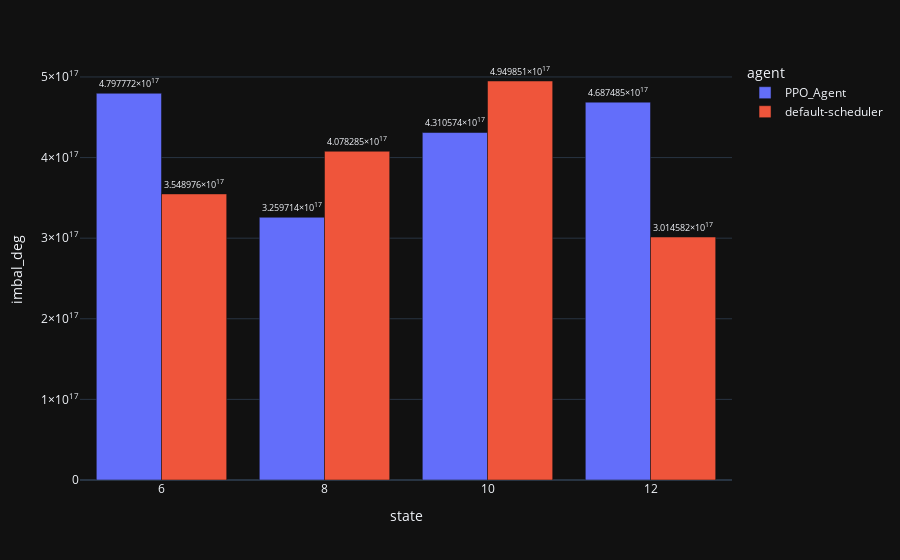

Source (notebook cell):
### Code cell
fig = px.bar(data, x='state', y='imbal_deg', color='agent', barmode='group', text_auto=True)
fig.update_traces(textfont_size=12, textangle=0, textposition="outside", cliponaxis=False)
fig.show()

### Figure 1 — Plotly figure (JSON) as saved in the notebook; plotly's stock layout.template omitted (floating-point values rounded to 4 significant figures)
{"data": [{"alignmentgroup": "True", "hovertemplate": "agent=PPO_Agent<br>state=%{x}<br>imbal_deg=%{y}<extra></extra>", "legendgroup": "PPO_Agent", "marker": {"color": "#636efa", "pattern": {"shape": ""}}, "name": "PPO_Agent", "offsetgroup": "PPO_Agent", "orientation": "v", "showlegend": true, "textposition": "outside", "texttemplate": "%{y}", "x": [12, 8, 10, 6], "xaxis": "x", "y": [4.687e+17, 3.26e+17, 4.311e+17, 4.798e+17], "yaxis": "y", "type": "bar", "textfont": {"size": 12}, "cliponaxis": false, "textangle": 0}, {"alignmentgroup": "True", "hovertemplate": "agent=default-scheduler<br>state=%{x}<br>imbal_deg=%{y}<extra></extra>", "legendgroup": "default-scheduler", "marker": {"color": "#EF553B", "pattern": {"shape": ""}}, "name": "default-scheduler", "offsetgroup": "default-scheduler", "orientation": "v", "showlegend": true, "textposition": "outside", "texttemplate": "%{y}", "x": [12, 8, 10, 6], "xaxis": "x", "y": [3.015e+17, 4.078e+17, 4.95e+17, 3.549e+17], "yaxis": "y", "type": "bar", "textfont": {"size": 12}, "cliponaxis": false, "textangle": 0}], "layout": {"xaxis": {"anchor": "y", "domain": [0.0, 1.0], "title": {"text": "state"}}, "yaxis": {"anchor": "x", "domain": [0.0, 1.0], "title": {"text": "imbal_deg"}}, "legend": {"title": {"text": "agent"}, "tracegroupgap": 0}, "margin": {"t": 60}, "barmode": "group"}}
